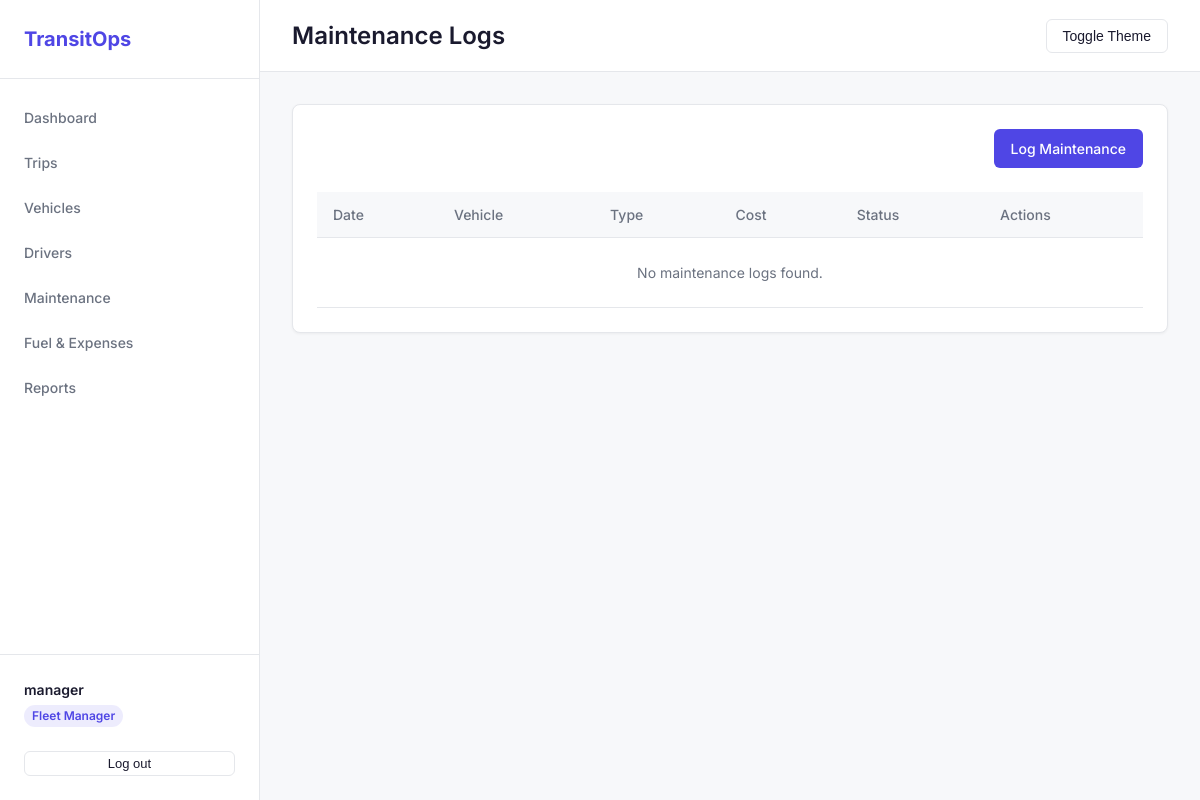
Page /maintenance/ (signed in) on the earlier database version.
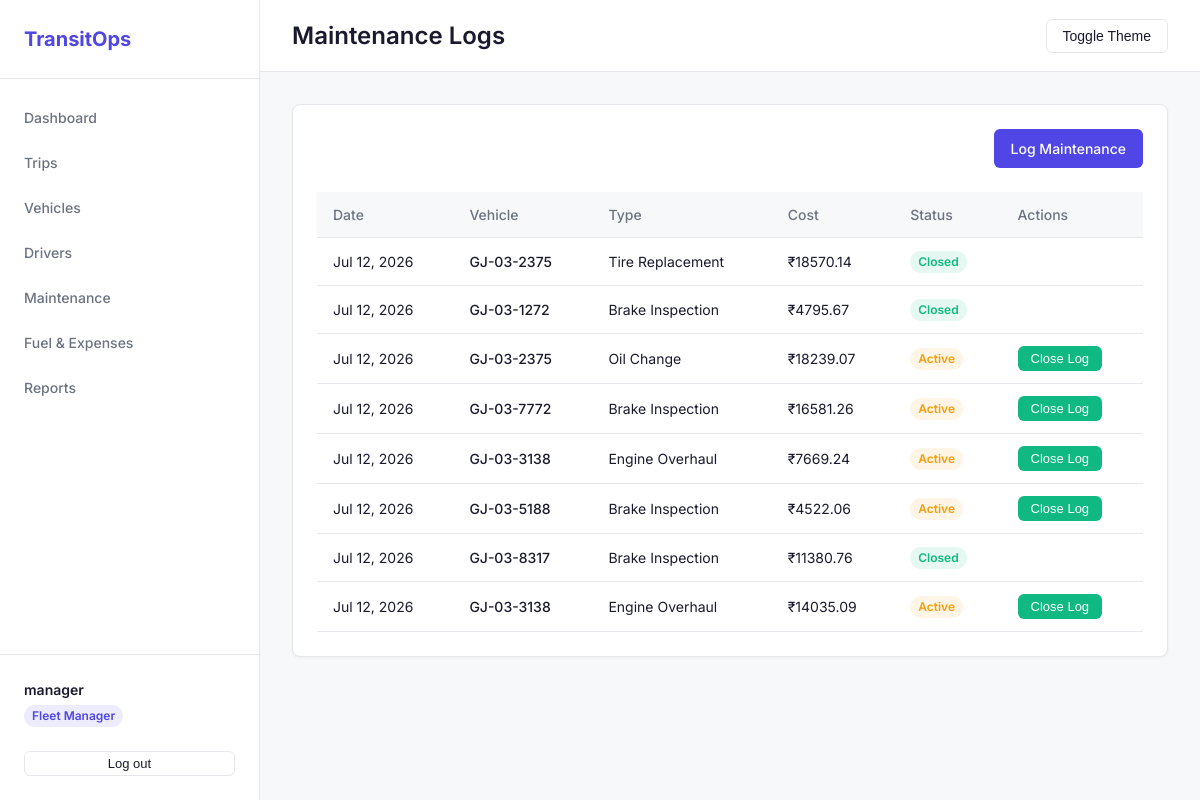
Same page on the later database version.
### accounts/models.py (models this page shows, shortened)
class Profile(models.Model):
    ROLE_CHOICES = (
        ('Fleet Manager', 'Fleet Manager'),
        ('Driver', 'Driver'),
        ('Safety Officer', 'Safety Officer'),
        ('Financial Analyst', 'Financial Analyst'),
        ('Admin', 'Admin'),
    )
    user = models.OneToOneField(User, on_delete=models.CASCADE)
    role = models.CharField(max_length=50, choices=ROLE_CHOICES, default='Driver')
    phone_number = models.CharField(max_length=20, blank=True)
    region = models.CharField(max_length=100, blank=True)

### maintenance/models.py (models this page shows, shortened)
class MaintenanceLog(models.Model):
    STATUS_CHOICES = (
        ('Active', 'Active'),
        ('Closed', 'Closed'),
    )
    vehicle = models.ForeignKey(Vehicle, on_delete=models.CASCADE, related_name='maintenance_logs')
    maintenance_type = models.CharField(max_length=100)
    description = models.TextField(blank=True)
    cost = models.DecimalField(max_digits=10, decimal_places=2)
    status = models.CharField(max_length=20, choices=STATUS_CHOICES, default='Active')
    started_at = models.DateTimeField(auto_now_add=True)
    closed_at = models.DateTimeField(null=True, blank=True)
    class Meta:
        ordering = ['-started_at']

### vehicles/models.py (models this page shows, shortened)
class Vehicle(models.Model):
    STATUS_CHOICES = (
        ('Available', 'Available'),
        ('On Trip', 'On Trip'),
        ('In Shop', 'In Shop'),
        ('Retired', 'Retired'),
    )
    registration_number = models.CharField(max_length=50, unique=True, db_index=True)
    name_model = models.CharField(max_length=100)
    vehicle_type = models.CharField(max_length=50)
    max_load_capacity = models.DecimalField(max_digits=10, decimal_places=2, help_text="in kg")
    odometer = models.DecimalField(max_digits=10, decimal_places=2, default=0.0, help_text="in km")
    acquisition_cost = models.DecimalField(max_digits=12, decimal_places=2)
    status = models.CharField(max_length=20, choices=STATUS_CHOICES, default='Available')
    region = models.CharField(max_length=100, blank=True)
    created_at = models.DateTimeField(auto_now_add=True)
    updated_at = models.DateTimeField(auto_now=True)
    class Meta:
        ordering = ['-created_at']

### maintenance/views.py (the view)
# urls.py: path('', views.maintenance_list, name='maintenance_list'),
@role_required('Fleet Manager', 'Admin')
def maintenance_list(request):
    logs = MaintenanceLog.objects.all()
    return render(request, 'maintenance/list.html', {'logs': logs})

### templates/maintenance/list.html (shortened to what this page needs)
{% extends 'base.html' %}
{% block page_title %}Maintenance Logs{% endblock %}
{% block content %}
<div class="card">
    <div style="display: flex; justify-content: space-between; margin-bottom: 24px;">
        {% if user.profile.role in 'Fleet Manager,Admin' %}
        <a href="{% url 'maintenance_create' %}" class="btn btn-primary">Log Maintenance</a>
        {% endif %}
    </div>
    <div class="table-container">
        <table class="table">
            <thead>
                <tr>
                    <th>Date</th>
                    <th>Vehicle</th>
                    <th>Type</th>
                    <th>Cost</th>
                    <th>Status</th>
                    <th>Actions</th>
                </tr>
            </thead>
            <tbody>
                {% for log in logs %}
                <tr>
                    <td>{{ log.started_at|date:"M d, Y" }}</td>
                    <td style="font-weight: 500;">{{ log.vehicle.registration_number }}</td>
                    <td>{{ log.maintenance_type }}</td>
                    <td>₹{{ log.cost }}</td>
                    <td>
                        <span class="badge
                            {% if log.status == 'Active' %}badge-warning
                            {% else %}badge-success{% endif %}">
                            {{ log.status }}
                        </span>
                    </td>
                    <td>
                        {% if log.status == 'Active' %}
                            <form method="post" action="{% url 'maintenance_close' log.id %}" onsubmit="return confirm('Close this maintenance log? Vehicle will become Available again.');">
                                <button type="submit" class="btn btn-success btn-sm" style="background-color: var(--success); color: white;">Close Log</button>
                            </form>
                        {% endif %}
                    </td>
                </tr>
                {% empty %}
                <tr>
                    <td colspan="6" style="text-align: center; color: var(--text-muted); padding: 24px;">No maintenance logs found.</td>
                </tr>
                {% endfor %}
            </tbody>
        </table>
    </div>
</div>
{% endblock %}

### templates/base.html (shortened to what this page needs)
<!DOCTYPE html>
<html lang="en" data-theme="light">
<head>
    {% load static %}
    <link rel="stylesheet" href="{% static 'css/base.css' %}">
</head>
<body>
    <div class="layout">
        {% if user.is_authenticated %}
        <aside class="sidebar">
            <div class="sidebar-header">
                <h2>TransitOps</h2>
            </div>
            <nav class="sidebar-nav">
                <a href="{% url 'dashboard' %}" class="nav-item">Dashboard</a>
                {% if user.profile.role in 'Fleet Manager,Admin,Driver,Safety Officer' %}
                <a href="{% url 'trips_list' %}" class="nav-item">Trips</a>
                {% endif %}
                {% if user.profile.role in 'Fleet Manager,Admin,Safety Officer' %}
                <a href="{% url 'vehicles_list' %}" class="nav-item">Vehicles</a>
                <a href="{% url 'drivers_list' %}" class="nav-item">Drivers</a>
                {% endif %}
                {% if user.profile.role in 'Fleet Manager,Admin' %}
                <a href="{% url 'maintenance_list' %}" class="nav-item">Maintenance</a>
                {% endif %}
                {% if user.profile.role in 'Fleet Manager,Admin,Financial Analyst,Safety Officer' %}
                <a href="{% url 'finance_list' %}" class="nav-item">Fuel & Expenses</a>
                {% endif %}
                {% if user.profile.role in 'Fleet Manager,Admin,Financial Analyst' %}
                <a href="{% url 'reports' %}" class="nav-item">Reports</a>
                {% endif %}
            </nav>
            <div class="sidebar-footer">
                <div class="user-info">
                    <div class="user-name">{{ user.get_full_name|default:user.username }}</div>
                    <div class="user-role badge badge-primary">{{ user.profile.role }}</div>
                </div>
                <form action="{% url 'logout' %}" method="post">
                    <button type="submit" class="btn btn-ghost btn-sm w-full mt-2">Log out</button>
                </form>
            </div>
        </aside>
        {% endif %}
        <main class="main-content">
            {% if user.is_authenticated %}
            <header class="topbar">
                <div class="page-title">
                    <h1>{% block page_title %}Overview{% endblock %}</h1>
                </div>
                <div class="topbar-actions">
                    <button id="theme-toggle" class="btn btn-ghost">Toggle Theme</button>
                </div>
            </header>
            {% endif %}
            <div class="content-container">
                {% block content %}{% endblock %}
            </div>
        </main>
    </div>
</body>
</html>

### static/css/base.css (style rules this page uses)
:root { --bg: #F7F8FA; --surface: #FFFFFF; --text: #1A1A2E; --text-muted: #6B7280; --border: #E5E7EB; --primary: #4F46E5; --primary-hover: #4338CA; --success: #10B981; --warning: #F59E0B; --danger: #EF4444; --info: #3B82F6; }
* { box-sizing: border-box; margin: 0; padding: 0; }
body { font-family: 'Inter', -apple-system, sans-serif; background-color: var(--bg); color: var(--text); line-height: 1.5; font-size: 14px; }
a { color: var(--primary); text-decoration: none; }
.layout { display: flex; min-height: 100vh; }
.sidebar { width: 260px; background-color: var(--surface); border-right: 1px solid var(--border); display: flex; flex-direction: column; position: fixed; height: 100vh; z-index: 100; }
.sidebar-header { padding: 24px; border-bottom: 1px solid var(--border); }
.sidebar-header h2 { font-size: 20px; font-weight: 700; color: var(--primary); }
.sidebar-nav { flex: 1; padding: 16px 0; overflow-y: auto; }
.nav-item { display: block; padding: 12px 24px; color: var(--text-muted); font-weight: 500; transition: all 0.2s; }
.sidebar-footer { padding: 24px; border-top: 1px solid var(--border); }
.user-info { margin-bottom: 16px; }
.user-name { font-weight: 600; margin-bottom: 4px; }
.main-content { flex: 1; margin-left: 260px; display: flex; flex-direction: column; min-height: 100vh; }
.topbar { height: 72px; background-color: var(--surface); border-bottom: 1px solid var(--border); display: flex; align-items: center; justify-content: space-between; padding: 0 32px; position: sticky; top: 0; z-index: 90; }
.page-title h1 { font-size: 24px; font-weight: 600; }
.content-container { padding: 32px; flex: 1; }
.card { background-color: var(--surface); border: 1px solid var(--border); border-radius: 8px; box-shadow: 0 1px 3px rgba(0, 0, 0, 0.05); padding: 24px; margin-bottom: 24px; }
.btn { display: inline-flex; align-items: center; justify-content: center; padding: 8px 16px; font-size: 14px; font-weight: 500; border-radius: 6px; border: 1px solid transparent; cursor: pointer; transition: all 0.2s; }
.btn-primary { background-color: var(--primary); color: white; }
.btn-ghost { background-color: transparent; color: var(--text); border-color: var(--border); }
.btn-sm { padding: 4px 12px; font-size: 13px; }
.w-full { width: 100%; }
.mt-2 { margin-top: 8px; }
.badge { display: inline-block; padding: 2px 8px; font-size: 12px; font-weight: 600; border-radius: 9999px; }
.badge-primary { background-color: rgba(79, 70, 229, 0.1); color: var(--primary); }
.badge-success { background-color: rgba(16, 185, 129, 0.1); color: var(--success); }
.badge-warning { background-color: rgba(245, 158, 11, 0.1); color: var(--warning); }
.table-container { width: 100%; overflow-x: auto; }
.table { width: 100%; border-collapse: collapse; }
.table th, .table td { padding: 12px 16px; text-align: left; border-bottom: 1px solid var(--border); }
.table th { font-weight: 500; color: var(--text-muted); background-color: var(--bg); position: sticky; top: 0; }

Differences in the rows shown:
added MaintenanceLog: started_at "Jul 12, 2026", vehicle.registration_number "GJ-03-2375", maintenance_type "Tire Replacement", cost "18570.14", status "Closed"
added MaintenanceLog: started_at "Jul 12, 2026", vehicle.registration_number "GJ-03-1272", maintenance_type "Brake Inspection", cost "4795.67", status "Closed"
added MaintenanceLog: started_at "Jul 12, 2026", vehicle.registration_number "GJ-03-2375", maintenance_type "Oil Change", cost "18239.07", status "Active", shows "Close Log"
added MaintenanceLog: started_at "Jul 12, 2026", vehicle.registration_number "GJ-03-7772", maintenance_type "Brake Inspection", cost "16581.26", status "Active", shows "Close Log"
added MaintenanceLog: started_at "Jul 12, 2026", vehicle.registration_number "GJ-03-3138", maintenance_type "Engine Overhaul", cost "7669.24", status "Active", shows "Close Log"
added MaintenanceLog: started_at "Jul 12, 2026", vehicle.registration_number "GJ-03-5188", maintenance_type "Brake Inspection", cost "4522.06", status "Active", shows "Close Log"
added MaintenanceLog: started_at "Jul 12, 2026", vehicle.registration_number "GJ-03-8317", maintenance_type "Brake Inspection", cost "11380.76", status "Closed"
added MaintenanceLog: started_at "Jul 12, 2026", vehicle.registration_number "GJ-03-3138", maintenance_type "Engine Overhaul", cost "14035.09", status "Active", shows "Close Log"
Other differences:
text no longer shown: "No maintenance logs found."
